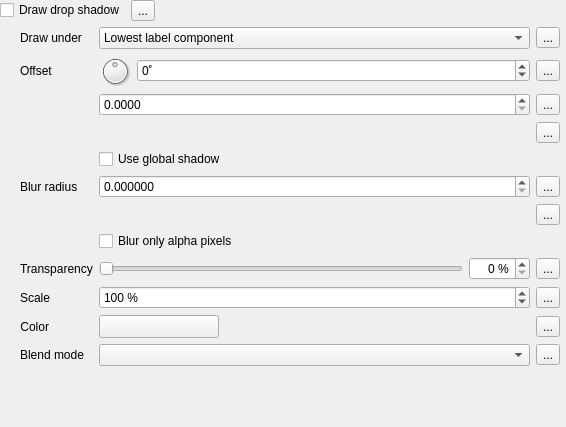
                    <widget class="QWidget" name="scrollAreaWidgetContents_8">
                     <property name="geometry">
                      <rect>
                       <x>0</x>
                       <y>-48</y>
                       <width>566</width>
                       <height>427</height>
                      </rect>
                     </property>
                     <layout class="QVBoxLayout" name="verticalLayout_22">
                      <property name="leftMargin">
                       <number>0</number>
                      </property>
                      <property name="topMargin">
                       <number>0</number>
                      </property>
                      <property name="rightMargin">
                       <number>6</number>
                      </property>
                      <property name="bottomMargin">
                       <number>0</number>
                      </property>
                      <item>
                       <layout class="QGridLayout" name="gridLayout_38">
                        <item row="0" column="0">
                         <widget class="QCheckBox" name="mShadowDrawChkBx">
                          <property name="sizePolicy">
                           <sizepolicy hsizetype="Maximum" vsizetype="Fixed">
                            <horstretch>0</horstretch>
                            <verstretch>0</verstretch>
                           </sizepolicy>
                          </property>
                          <property name="text">
                           <string>Draw drop shadow</string>
                          </property>
                         </widget>
                        </item>
                        <item row="0" column="2">
                         <spacer name="horizontalSpacer_14">
                          <property name="orientation">
                           <enum>Qt::Horizontal</enum>
                          </property>
                          <property name="sizeHint" stdset="0">
                           <size>
                            <width>0</width>
                            <height>20</height>
                           </size>
                          </property>
                         </spacer>
                        </item>
                        <item row="0" column="1">
                         <widget class="QgsDataDefinedButton" name="mShadowDrawDDBtn">
                          <property name="text">
                           <string>...</string>
                          </property>
                         </widget>
                        </item>
                        <item row="1" column="0" colspan="3">
                         <widget class="QFrame" name="mShadowFrame">
                          <layout class="QGridLayout" name="gridLayout_7">
                           <property name="leftMargin">
                            <number>20</number>
                           </property>
                           <property name="topMargin">
                            <number>0</number>
                           </property>
                           <property name="rightMargin">
                            <number>0</number>
                           </property>
                           <property name="bottomMargin">
                            <number>0</number>
                           </property>
                           <item row="10" column="1">
                            <widget class="QgsColorButtonV2" name="mShadowColorBtn">
                             <property name="sizePolicy">
                              <sizepolicy hsizetype="Fixed" vsizetype="Fixed">
                               <horstretch>0</horstretch>
                               <verstretch>0</verstretch>
                              </sizepolicy>
                             </property>
                             <property name="minimumSize">
                              <size>
                               <width>120</width>
                               <height>0</height>
                              </size>
                             </property>
                             <property name="maximumSize">
                              <size>
                               <width>120</width>
                               <height>16777215</height>
                              </size>
                             </property>
                            </widget>
                           </item>
                           <item row="5" column="1">
                            <widget class="QgsDoubleSpinBox" name="mShadowRadiusDblSpnBx">
                             <property name="decimals">
                              <number>6</number>
                             </property>
                             <property name="maximum">
                              <double>999999999.990000009536743</double>
                             </property>
                             <property name="showClearButton">
                              <bool>false</bool>
                             </property>
                            </widget>
                           </item>
                           <item row="9" column="0">
                            <widget class="QLabel" name="label_29">
                             <property name="text">
                              <string>Scale</string>
                             </property>
                            </widget>
                           </item>
                           <item row="5" column="0">
                            <widget class="QLabel" name="label_27">
                             <property name="text">
                              <string>Blur radius</string>
                             </property>
                            </widget>
                           </item>
                           <item row="7" column="1">
                            <widget class="QCheckBox" name="mShadowRadiusAlphaChkBx">
                             <property name="sizePolicy">
                              <sizepolicy hsizetype="MinimumExpanding" vsizetype="Fixed">
                               <horstretch>0</horstretch>
                               <verstretch>0</verstretch>
                              </sizepolicy>
                             </property>
                             <property name="text">
                              <string>Blur only alpha pixels</string>
                             </property>
                            </widget>
                           </item>
                           <item row="2" column="1">
                            <widget class="QgsDoubleSpinBox" name="mShadowOffsetSpnBx">
                             <property name="decimals">
                              <number>4</number>
                             </property>
                             <property name="minimum">
                              <double>0.000000000000000</double>
                             </property>
                             <property name="maximum">
                              <double>9999999.000000000000000</double>
                             </property>
                             <property name="showClearButton">
                              <bool>false</bool>
                             </property>
                            </widget>
                           </item>
                           <item row="4" column="1">
                            <widget class="QCheckBox" name="mShadowOffsetGlobalChkBx">
                             <property name="sizePolicy">
                              <sizepolicy hsizetype="MinimumExpanding" vsizetype="Fixed">
                               <horstretch>0</horstretch>
                               <verstretch>0</verstretch>
                              </sizepolicy>
                             </property>
                             <property name="toolTip">
                              <string>Label's rotation is ignored</string>
                             </property>
                             <property name="text">
                              <string>Use global shadow</string>
                             </property>
                            </widget>
                           </item>
                           <item row="11" column="1">
                            <widget class="QgsBlendModeComboBox" name="mShadowBlendCmbBx"/>
                           </item>
                           <item row="1" column="1">
                            <layout class="QHBoxLayout" name="horizontalLayout_24">
                             <item>
                              <widget class="QDial" name="mShadowOffsetAngleDial">
                               <property name="minimumSize">
                                <size>
                                 <width>32</width>
                                 <height>32</height>
                                </size>
                               </property>
                               <property name="maximumSize">
                                <size>
                                 <width>32</width>
                                 <height>32</height>
                                </size>
                               </property>
                               <property name="minimum">
                                <number>-180</number>
                               </property>
                               <property name="maximum">
                                <number>180</number>
                               </property>
                               <property name="value">
                                <number>0</number>
                               </property>
                               <property name="invertedControls">
                                <bool>true</bool>
                               </property>
                               <property name="wrapping">
                                <bool>true</bool>
                               </property>
                              </widget>
                             </item>
                             <item>
                              <widget class="QgsSpinBox" name="mShadowOffsetAngleSpnBx">
                               <property name="suffix">
                                <string>˚</string>
                               </property>
                               <property name="minimum">
                                <number>-180</number>
                               </property>
                               <property name="maximum">
                                <number>180</number>
                               </property>
                               <property name="showClearButton">
                                <bool>false</bool>
                               </property>
                              </widget>
                             </item>
                            </layout>
                           </item>
                           <item row="0" column="1">
                            <widget class="QComboBox" name="mShadowUnderCmbBx">
                             <property name="minimumSize">
                              <size>
                               <width>150</width>
                               <height>0</height>
                              </size>
                             </property>
                             <item>
                              <property name="text">
                               <string>Lowest label component</string>
                              </property>
                             </item>
                             <item>
                              <property name="text">
                               <string>Text</string>
                              </property>
                             </item>
                             <item>
                              <property name="text">
                               <string>Buffer</string>
                              </property>
                             </item>
                             <item>
                              <property name="text">
                               <string>Background</string>
                              </property>
                             </item>
                            </widget>
                           </item>
                           <item row="0" column="0">
                            <widget class="QLabel" name="label_17">
                             <property name="text">
                              <string>Draw under</string>
                             </property>
                            </widget>
                           </item>
                           <item row="9" column="1">
                            <widget class="QgsSpinBox" name="mShadowScaleSpnBx">
                             <property name="suffix">
                              <string> %</string>
                             </property>
                             <property name="maximum">
                              <number>2000</number>
                             </property>
                             <property name="value">
                              <number>100</number>
                             </property>
                             <property name="showClearButton">
                              <bool>false</bool>
                             </property>
                            </widget>
                           </item>
                           <item row="11" column="0">
                            <widget class="QLabel" name="label_30">
                             <property name="text">
                              <string>Blend mode</string>
                             </property>
                            </widget>
                           </item>
                           <item row="1" column="0">
                            <widget class="QLabel" name="label_9">
                             <property name="text">
                              <string>Offset</string>
                             </property>
                            </widget>
                           </item>
                           <item row="10" column="0">
                            <widget class="QLabel" name="label_33">
                             <property name="sizePolicy">
                              <sizepolicy hsizetype="Maximum" vsizetype="Preferred">
                               <horstretch>0</horstretch>
                               <verstretch>0</verstretch>
                              </sizepolicy>
                             </property>
                             <property name="text">
                              <string>Color</string>
                             </property>
                             <property name="alignment">
                              <set>Qt::AlignRight|Qt::AlignTrailing|Qt::AlignVCenter</set>
                             </property>
                            </widget>
                           </item>
                           <item row="8" column="0">
                            <widget class="QLabel" name="label_28">
                             <property name="text">
                              <string>Transparency</string>
                             </property>
                            </widget>
                           </item>
                           <item row="8" column="1">
                            <layout class="QHBoxLayout" name="horizontalLayout_28">
                             <item>
                              <widget class="QSlider" name="mShadowTranspSlider">
                               <property name="enabled">
                                <bool>true</bool>
                               </property>
                               <property name="sizePolicy">
                                <sizepolicy hsizetype="Expanding" vsizetype="Fixed">
                                 <horstretch>0</horstretch>
                                 <verstretch>0</verstretch>
                                </sizepolicy>
                               </property>
                               <property name="minimumSize">
                                <size>
                                 <width>50</width>
                                 <height>0</height>
                                </size>
                               </property>
                               <property name="maximum">
                                <number>100</number>
                               </property>
                               <property name="orientation">
                                <enum>Qt::Horizontal</enum>
                               </property>
                              </widget>
                             </item>
                             <item>
                              <widget class="QgsSpinBox" name="mShadowTranspSpnBx">
                               <property name="enabled">
                                <bool>true</bool>
                               </property>
                               <property name="alignment">
                                <set>Qt::AlignRight|Qt::AlignTrailing|Qt::AlignVCenter</set>
                               </property>
                               <property name="suffix">
                                <string> %</string>
                               </property>
                               <property name="maximum">
                                <number>100</number>
                               </property>
                              </widget>
                             </item>
                            </layout>
                           </item>
                           <item row="0" column="2">
                            <widget class="QgsDataDefinedButton" name="mShadowUnderDDBtn">
                             <property name="text">
                              <string>...</string>
                             </property>
                            </widget>
                           </item>
                           <item row="1" column="2">
                            <widget class="QgsDataDefinedButton" name="mShadowOffsetAngleDDBtn">
                             <property name="text">
                              <string>...</string>
                             </property>
                            </widget>
                           </item>
                           <item row="2" column="2">
                            <widget class="QgsDataDefinedButton" name="mShadowOffsetDDBtn">
                             <property name="text">
                              <string>...</string>
                             </property>
                            </widget>
                           </item>
                           <item row="3" column="2">
                            <widget class="QgsDataDefinedButton" name="mShadowOffsetUnitsDDBtn">
                             <property name="text">
                              <string>...</string>
                             </property>
                            </widget>
                           </item>
                           <item row="5" column="2">
                            <widget class="QgsDataDefinedButton" name="mShadowRadiusDDBtn">
                             <property name="text">
                              <string>...</string>
                             </property>
                            </widget>
                           </item>
                           <item row="6" column="2">
                            <widget class="QgsDataDefinedButton" name="mShadowRadiusUnitsDDBtn">
                             <property name="text">
                              <string>...</string>
                             </property>
                            </widget>
                           </item>
                           <item row="8" column="2">
                            <widget class="QgsDataDefinedButton" name="mShadowTranspDDBtn">
                             <property name="text">
                              <string>...</string>
                             </property>
                            </widget>
                           </item>
                           <item row="9" column="2">
                            <widget class="QgsDataDefinedButton" name="mShadowScaleDDBtn">
                             <property name="text">
                              <string>...</string>
                             </property>
                            </widget>
                           </item>
                           <item row="10" column="2">
                            <widget class="QgsDataDefinedButton" name="mShadowColorDDBtn">
                             <property name="text">
                              <string>...</string>
                             </property>
                            </widget>
                           </item>
                           <item row="11" column="2">
                            <widget class="QgsDataDefinedButton" name="mShadowBlendDDBtn">
                             <property name="text">
                              <string>...</string>
                             </property>
                            </widget>
                           </item>
                           <item row="3" column="1">
                            <widget class="QgsUnitSelectionWidget" name="mShadowOffsetUnitWidget" native="true"/>
                           </item>
                           <item row="6" column="1">
                            <widget class="QgsUnitSelectionWidget" name="mShadowRadiusUnitWidget" native="true"/>
                           </item>
                          </layout>
                         </widget>
                        </item>
                       </layout>
                      </item>
                      <item>
                       <spacer name="verticalSpacer_7">
                        <property name="orientation">
                         <enum>Qt::Vertical</enum>
                        </property>
                        <property name="sizeHint" stdset="0">
                         <size>
                          <width>20</width>
                          <height>0</height>
                         </size>
                        </property>
                       </spacer>
                      </item>
                     </layout>
                    </widget>
